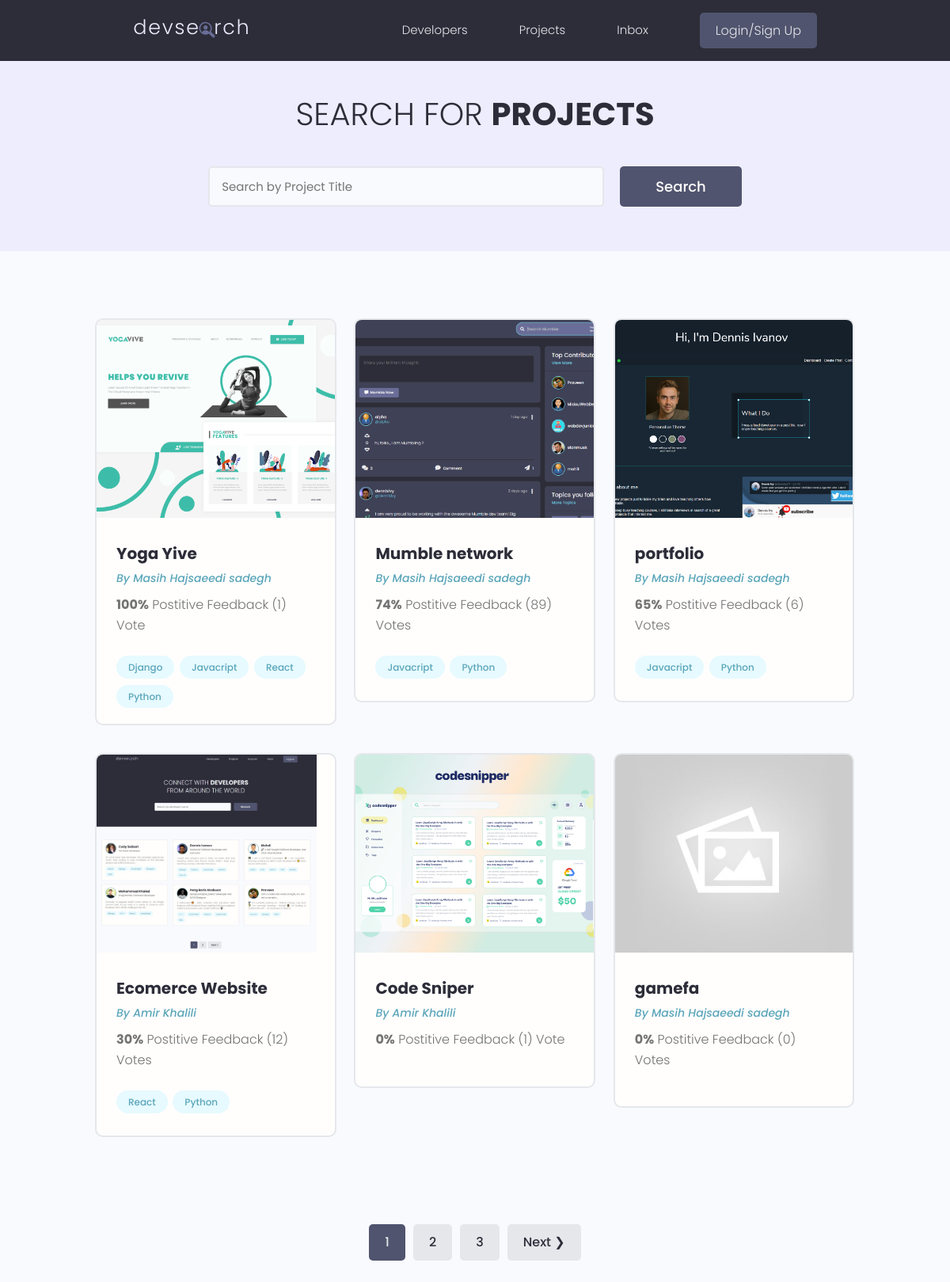
/projects/, run on the app's committed database.
### projects/models.py (models this page shows, shortened)
class Project(models.Model):
    owner = models.ForeignKey(Profile, null=True, blank=True, on_delete=models.SET_NULL)
    title = models.CharField(max_length=200)
    description = models.TextField(null=True, blank= True) # null is for database and blank is for django
    featured_image = models.ImageField(null=True, blank= True, default='default.jpg')
    demo_link = models.CharField(max_length=2000, null=True, blank=True)
    source_link = models.CharField(max_length=2000, null=True, blank=True)
    tags = models.ManyToManyField('Tag', blank=True)
    vote_total = models.IntegerField(default=0, null=True, blank=True)
    vote_ratio = models.IntegerField(default=0, null=True, blank=True)
    created = models.DateTimeField(auto_now_add=True)
    id = models.UUIDField(default=uuid.uuid4, unique=True, primary_key=True, editable=False)
    class Meta:
        ordering = ['-vote_ratio', '-vote_total', 'title']

class Tag(models.Model):
    name = models.CharField(max_length=200)
    created = models.DateTimeField(auto_now_add=True)
    id = models.UUIDField(default=uuid.uuid4, unique=True, primary_key=True, editable=False)
    def __str__(self):
        return self.name

### users/models.py (models this page shows, shortened)
class Profile(models.Model):
    user = models.OneToOneField(User, on_delete=models.CASCADE, null=True, blank=True)
    name = models.CharField(max_length=200, null=True, blank=True)
    email = models.EmailField(max_length=500, null=True, blank=True)
    username = models.CharField(max_length=200, null=True, blank=True)
    location = models.CharField(max_length=200, null=True, blank=True)
    short_intro = models.CharField(max_length=200, null=True, blank=True)
    bio = models.TextField(null=True, blank=True)
    profile_image = models.ImageField(null=True, blank=True, upload_to='profiles/', default='profiles/user-default.png')
    social_github = models.CharField(max_length=200, null=True, blank=True)
    social_twitter = models.CharField(max_length=200, null=True, blank=True)
    social_linkedin = models.CharField(max_length=200, null=True, blank=True)
    social_youtube = models.CharField(max_length=200, null=True, blank=True)
    social_website = models.CharField(max_length=200, null=True, blank=True)
    created = models.DateTimeField(auto_now_add=True)
    id = models.UUIDField(default=uuid.uuid4, unique=True, primary_key=True, editable=False)

### projects/views.py (the view)
# urls.py: path('projects/', include('projects.urls')),
def projects(request):
    projects, search_query = search_projects(request)
    custom_range, projects = paginate_projects(request, projects, 6)
    context = {'projects': projects, 'search_query':search_query, 'custom_range':custom_range}
    return render(request, 'projects/projects.html', context)

### projects/utils.py (called while the page is built)
def paginate_projects(request, projects, results=3):
    page = request.GET.get('page')
    paginator = Paginator(projects, results)
    try:
        projects = paginator.page(page)
    except PageNotAnInteger:
        page = 1
        projects = paginator.page(page)
    except EmptyPage:
        page = paginator.num_pages
        projects = paginator.page(page)
    left_index =  (int(page) - 4)
    if left_index <  1:
        left_index = 1
    right_index = (int(page) + 5)
    if right_index > paginator.num_pages:
        right_index = paginator.num_pages + 1
    custom_range = range(left_index, right_index)
    return custom_range, projects

def search_projects(request):
    search_query = ''
    if request.GET.get('search_query'):
        search_query = request.GET.get('search_query')
    tags = Tag.objects.filter(name__icontains=search_query)
    projects = Project.objects.distinct().filter(
        Q(title__icontains=search_query) |
        Q(description__icontains=search_query) |
        Q(owner__name__icontains=search_query) |
        Q(tags__in=tags)
    )
    return projects, search_query

### projects/templates/projects/projects.html (shortened to what this page needs)
{% extends 'main.html' %}
{% block content %}
  <main class="projects">
    <section class="hero-section text-center">
      <div class="container container--narrow">
        <div class="hero-section__box">
          <h2>Search for <span>Projects</span></h2>
        </div>
        <div class="hero-section__search">
          <form id="searchForm" class="form" action="{% url 'projects' %}" method="GET">
            <div class="form__field">
              <input class="input input--text" id="formInput#search" type="text" name="search_query"
                placeholder="Search by Project Title" value="{{search_query}}" />
            </div>
            <input class="btn btn--sub btn--lg" type="submit" value="Search" />
          </form>
        </div>
      </div>
    </section>
    <section class="projectsList">
      <div class="container">
        <div class="grid grid--three">
            {% for project in projects %}
            <div class="column">
                <div class="card project">
                <a href="{% url 'project' project.id %}" class="project">
                    <img class="project__thumbnail" src="{{ project.featured_image.url }}" alt="project thumbnail" />
                    <div class="card__body">
                    <h3 class="project__title">{{project.title}}</h3>
                    <p><a class="project__author" href="{% url 'user-profile' project.owner.id %}">By {{project.owner.name}}</a></p>
                    <p class="project--rating">
                        <span style="font-weight: bold;">{{project.vote_ratio}}%</span> Postitive
                        Feedback ({{project.vote_total}}) Vote{{project.vote_total|pluralize:"s"}}
                    </p>
                    <div class="project__tags">
                        {% for tag in project.tags.all %}
                        <span class="tag tag--pill tag--main">
                        <small>{{tag}}</small>
                        </span>
                        {% endfor %}
                    </div>
                    </div>
                </a>
                </div>
            </div>
            {% endfor %}
        </div>
      </div>
    </section>
    {% include 'pagination.html' with queryset=projects custom_range=custom_range %}
  </main>
{% endblock content %}

### static/styles/app.css (style rules this page uses)
:root { --color-sub: #2d2d39; }
.btn--sub { background-color: var(--color-sub-light); }
.card { border: 2px solid var(--color-light); }
img { width: 100%; }
.hero-section { height: 40vh; display: flex; align-items: center; background-color: var(--color-sub); }
.hero-section__box { margin-bottom: 4rem; }
.hero-section__box > h2, .hero-section__box > h2 > span { font-size: 4rem; color: var(--color-light); line-height: 1.3; text-transform: uppercase; }
.hero-section__box > h2 { font-weight: 300; }
.hero-section__box > h2 > span { font-weight: 700; }
.hero-section__search > .form { display: flex; align-items: center; justify-content: center; gap: 2rem; }
.hero-section__search > .form input.input--text { width: 50rem; }
.project__author { font-size: 1.4rem; font-style: italic; }
.project--rating { margin-bottom: 1.6em; margin-top: .5em; }
.projects > .hero-section { background: var(--color-sub-lighter); height: 30vh; }
.projects .hero-section__box { margin-bottom: 2.5rem; }
.projects .hero-section__box > h2 { color: var(--color-sub); }
.projects .hero-section__box > h2 > span { font-weight: 700; color: var(--color-sub); }
.projectsList { margin-top: 8rem; }
.project__thumbnail { height: 25rem; object-fit: cover; object-position: top center; }
.project__title { font-size: 2rem; font-weight: 700; color: var(--color-sub); }

### static/uikit/styles/modules/_variables.css (style rules this page uses)
:root { --color-main: #5aa5b9; --color-main-light: #e6faff; --color-sub: #3f4156; --color-sub-light: #51546e; --color-sub-lighter: #ededfd; --color-text: #737373; --color-gray: #8b8b8b; --color-light: #e5e7eb; --color-light-gray: #767676; --color-bg: #f8fafd; --color-white: #fffefd; --color-white-light: #f3f3f3; --color-success: #359e64; --color-success-bg: #def8e8; --color-error: #fc4b0b; --color-error-bg: #fff2ee; --font-base: 'Poppins', arial, helvetica, 'Segoe UI', roboto, ubuntu, sans-serif; --font-monospace: 'Fira Code', 'Courier New', courier, monospace; --font-regular: 300; --font-medium: 500; --font-bold: 700; --generic-shadow: 1px 1px 5px #00000010; --generic-transition: all 0.3s ease-in-out; }

### static/uikit/styles/modules/_base.css (style rules this page uses)
* { margin: 0; padding: 0; box-sizing: border-box; text-rendering: optimizeLegibility; color: inherit; font-size: inherit; }
html { font-size: 50%; }
@media only screen and (min-width: 480px) { html { font-size: 56.25%; } }
@media only screen and (min-width: 1200px) { html { font-size: 62.5%; } }
body { line-height: 1.6; font-weight: 400; font-size: 1.5rem; color: var(--color-text); background-color: var(--color-bg); min-height: 100vh; }

### static/uikit/styles/modules/_typography.css (style rules this page uses)
* { font-family: var(--font-base); }
h2 { font-size: 3.6rem; font-weight: var(--font-bold); }
h3 { font-size: 3.2rem; font-weight: var(--font-medium); }
p, span, strong { font-size: 1.6rem; color: var(--color-text); font-weight: var(--font-regular); }
a { padding-bottom: 2px; text-decoration: none; display: inline-block; color: var(--color-main); font-weight: var(--font-medium); }

### static/uikit/styles/modules/_utilities.css (style rules this page uses)
.container { width: 92%; max-width: 165rem; margin: 0 auto; box-sizing: border-box; }
.container--narrow { width: 92%; max-width: 120rem; }
@media screen and (min-width: 1000px) { .container { width: 90%; } }
@media screen and (min-width: 1000px) { .container--narrow { width: 85%; } }
@media screen and (min-width: 1200px) { .container { width: 80%; } }
@media screen and (min-width: 1200px) { .container--narrow { width: 72%; } }
.text-center { text-align: center; }

### static/uikit/styles/modules/_button.css (style rules this page uses)
.btn { display: inline-block; position: relative; cursor: pointer; background-color: var(--color-light); font-weight: var(--font-medium); color: var(--color-sub); text-decoration: none; padding: 1rem 2rem; border-radius: 0.5rem; border: none; width: -webkit-fit-content; width: -moz-fit-content; width: fit-content; height: -webkit-fit-content; height: -moz-fit-content; height: fit-content; font-size: 1.6rem; outline-width: 0; outline-color: transparent; -webkit-backface-visibility: hidden; backface-visibility: hidden; transition: all 0.3s ease-in-out; }
.btn--sub { background-color: var(--color-sub); color: var(--color-white); }
.btn--lg { font-size: 1.8rem; padding: 1.2rem 4.5rem; }

### static/uikit/styles/modules/_card.css (style rules this page uses)
.card { border-radius: 1rem; background-color: var(--color-white); border: 1.5px solid var(--color-light); width: auto; height: auto; margin-top: 0.5rem; margin-bottom: 0.5rem; overflow: hidden; }
.card__body, .card__header { padding: 2rem 2.5rem; }

### data on the page
Project: featured_image (picture), title "Yoga Yive", owner.name "Masih Hajsaeedi sadegh", vote_ratio "100", vote_total "1"
Tag: name "Django"
Tag: name "Javacript"
Tag: name "React"
Tag: name "Python"
Project: featured_image (picture), title "Mumble network", owner.name "Masih Hajsaeedi sadegh", vote_ratio "74", vote_total "89"
Project: featured_image (picture), title "portfolio", owner.name "Masih Hajsaeedi sadegh", vote_ratio "65", vote_total "6"
Project: featured_image (picture), title "Ecomerce Website", owner.name "Amir Khalili", vote_ratio "30", vote_total "12"
Project: featured_image (picture), title "Code Sniper", owner.name "Amir Khalili", vote_ratio "0", vote_total "1"
Project: featured_image (placeholder picture), title "gamefa", owner.name "Masih Hajsaeedi sadegh", vote_ratio "0", vote_total "0"

### other printed values
{{ page }} "1"
{{ page }} "2" "3"
